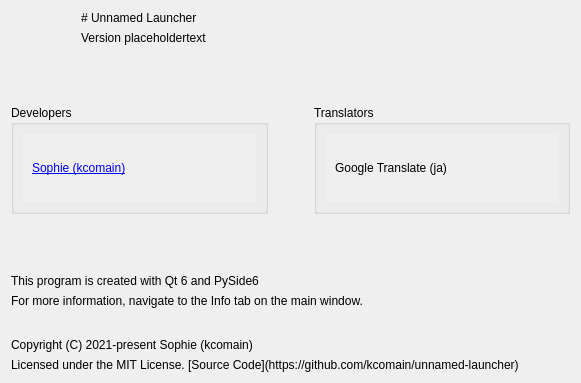
<?xml version="1.0" encoding="UTF-8"?>
<ui version="4.0">
 <class>AboutDialog</class>
 <widget class="QDialog" name="AboutDialog">
  <property name="geometry">
   <rect>
    <x>0</x>
    <y>0</y>
    <width>581</width>
    <height>383</height>
   </rect>
  </property>
  <property name="minimumSize">
   <size>
    <width>0</width>
    <height>233</height>
   </size>
  </property>
  <property name="windowTitle">
   <string>About</string>
  </property>
  <property name="windowIcon">
   <iconset resource="../resources.qrc">
    <normaloff>:/images/resources/reimu.ico</normaloff>:/images/resources/reimu.ico</iconset>
  </property>
  <layout class="QVBoxLayout" name="verticalLayout">
   <item>
    <layout class="QHBoxLayout" name="horizontalLayout_6">
     <item>
      <widget class="QLabel" name="label_9">
       <property name="maximumSize">
        <size>
         <width>64</width>
         <height>64</height>
        </size>
       </property>
       <property name="text">
        <string/>
       </property>
       <property name="pixmap">
        <pixmap resource="../resources.qrc">:/images/resources/reimu.ico</pixmap>
       </property>
      </widget>
     </item>
     <item>
      <layout class="QVBoxLayout" name="verticalLayout_9">
       <item>
        <widget class="QLabel" name="info_title">
         <property name="sizePolicy">
          <sizepolicy hsizetype="Preferred" vsizetype="Maximum">
           <horstretch>0</horstretch>
           <verstretch>0</verstretch>
          </sizepolicy>
         </property>
         <property name="maximumSize">
          <size>
           <width>16777215</width>
           <height>16777215</height>
          </size>
         </property>
         <property name="text">
          <string># Unnamed Launcher</string>
         </property>
         <property name="textFormat">
          <enum>Qt::MarkdownText</enum>
         </property>
        </widget>
       </item>
       <item>
        <widget class="QLabel" name="label">
         <property name="sizePolicy">
          <sizepolicy hsizetype="Preferred" vsizetype="Maximum">
           <horstretch>0</horstretch>
           <verstretch>0</verstretch>
          </sizepolicy>
         </property>
         <property name="text">
          <string>Version placeholdertext</string>
         </property>
        </widget>
       </item>
      </layout>
     </item>
    </layout>
   </item>
   <item>
    <spacer name="verticalSpacer_3">
     <property name="orientation">
      <enum>Qt::Vertical</enum>
     </property>
     <property name="sizeType">
      <enum>QSizePolicy::Expanding</enum>
     </property>
     <property name="sizeHint" stdset="0">
      <size>
       <width>20</width>
       <height>40</height>
      </size>
     </property>
    </spacer>
   </item>
   <item>
    <layout class="QHBoxLayout" name="horizontalLayout_2">
     <item>
      <widget class="QGroupBox" name="groupBox">
       <property name="sizePolicy">
        <sizepolicy hsizetype="Preferred" vsizetype="Preferred">
         <horstretch>0</horstretch>
         <verstretch>0</verstretch>
        </sizepolicy>
       </property>
       <property name="title">
        <string>Developers</string>
       </property>
       <layout class="QHBoxLayout" name="horizontalLayout">
        <item>
         <widget class="QScrollArea" name="scrollArea">
          <property name="sizePolicy">
           <sizepolicy hsizetype="Expanding" vsizetype="Preferred">
            <horstretch>0</horstretch>
            <verstretch>0</verstretch>
           </sizepolicy>
          </property>
          <property name="frameShape">
           <enum>QFrame::NoFrame</enum>
          </property>
          <property name="widgetResizable">
           <bool>true</bool>
          </property>
          <widget class="QWidget" name="scrollAreaWidgetContents">
           <property name="geometry">
            <rect>
             <x>0</x>
             <y>0</y>
             <width>231</width>
             <height>68</height>
            </rect>
           </property>
           <layout class="QVBoxLayout" name="verticalLayout_3">
            <item>
             <widget class="QLabel" name="label_6">
              <property name="text">
               <string>&lt;html&gt;&lt;head/&gt;&lt;body&gt;&lt;p&gt;&lt;a href=&quot;https://kcomain.dev&quot;&gt;&lt;span style=&quot; text-decoration: underline; color:#0000ff;&quot;&gt;Sophie (kcomain)&lt;/span&gt;&lt;/a&gt;&lt;/p&gt;&lt;/body&gt;&lt;/html&gt;</string>
              </property>
              <property name="openExternalLinks">
               <bool>true</bool>
              </property>
             </widget>
            </item>
           </layout>
          </widget>
         </widget>
        </item>
       </layout>
      </widget>
     </item>
     <item>
      <spacer name="horizontalSpacer">
       <property name="orientation">
        <enum>Qt::Horizontal</enum>
       </property>
       <property name="sizeType">
        <enum>QSizePolicy::Preferred</enum>
       </property>
       <property name="sizeHint" stdset="0">
        <size>
         <width>40</width>
         <height>20</height>
        </size>
       </property>
      </spacer>
     </item>
     <item>
      <widget class="QGroupBox" name="groupBox_2">
       <property name="title">
        <string>Translators</string>
       </property>
       <layout class="QVBoxLayout" name="verticalLayout_2">
        <item>
         <widget class="QScrollArea" name="scrollArea_3">
          <property name="frameShape">
           <enum>QFrame::NoFrame</enum>
          </property>
          <property name="widgetResizable">
           <bool>true</bool>
          </property>
          <widget class="QWidget" name="scrollAreaWidgetContents_3">
           <property name="geometry">
            <rect>
             <x>0</x>
             <y>0</y>
             <width>230</width>
             <height>68</height>
            </rect>
           </property>
           <layout class="QVBoxLayout" name="verticalLayout_4">
            <item>
             <widget class="QLabel" name="label_11">
              <property name="text">
               <string>Google Translate (ja)</string>
              </property>
              <property name="openExternalLinks">
               <bool>true</bool>
              </property>
             </widget>
            </item>
           </layout>
          </widget>
         </widget>
        </item>
       </layout>
      </widget>
     </item>
    </layout>
   </item>
   <item>
    <spacer name="verticalSpacer">
     <property name="orientation">
      <enum>Qt::Vertical</enum>
     </property>
     <property name="sizeType">
      <enum>QSizePolicy::Expanding</enum>
     </property>
     <property name="sizeHint" stdset="0">
      <size>
       <width>20</width>
       <height>40</height>
      </size>
     </property>
    </spacer>
   </item>
   <item>
    <widget class="QLabel" name="label_2">
     <property name="text">
      <string>This program is created with Qt 6 and PySide6 </string>
     </property>
    </widget>
   </item>
   <item>
    <widget class="QLabel" name="label_3">
     <property name="text">
      <string>For more information, navigate to the Info tab on the main window.</string>
     </property>
    </widget>
   </item>
   <item>
    <spacer name="verticalSpacer_2">
     <property name="orientation">
      <enum>Qt::Vertical</enum>
     </property>
     <property name="sizeType">
      <enum>QSizePolicy::Maximum</enum>
     </property>
     <property name="sizeHint" stdset="0">
      <size>
       <width>20</width>
       <height>24</height>
      </size>
     </property>
    </spacer>
   </item>
   <item>
    <widget class="QLabel" name="label_4">
     <property name="text">
      <string>Copyright (C) 2021-present Sophie (kcomain)</string>
     </property>
    </widget>
   </item>
   <item>
    <widget class="QLabel" name="label_5">
     <property name="text">
      <string>Licensed under the MIT License. [Source Code](https://github.com/kcomain/unnamed-launcher)</string>
     </property>
     <property name="textFormat">
      <enum>Qt::MarkdownText</enum>
     </property>
     <property name="openExternalLinks">
      <bool>true</bool>
     </property>
    </widget>
   </item>
  </layout>
 </widget>
 <resources>
  <include location="../resources.qrc"/>
 </resources>
 <connections/>
</ui>
